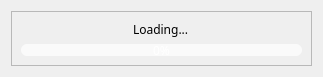
<?xml version="1.0" encoding="UTF-8"?>
<ui version="4.0">
 <class>Dialog</class>
 <widget class="QDialog" name="Dialog">
  <property name="geometry">
   <rect>
    <x>0</x>
    <y>0</y>
    <width>323</width>
    <height>73</height>
   </rect>
  </property>
  <property name="windowTitle">
   <string>Dialog</string>
  </property>
  <layout class="QHBoxLayout" name="horizontalLayout">
   <item>
    <widget class="QFrame" name="frame">
     <property name="font">
      <font>
       <family>Poppins Medium</family>
      </font>
     </property>
     <property name="frameShape">
      <enum>QFrame::StyledPanel</enum>
     </property>
     <property name="frameShadow">
      <enum>QFrame::Raised</enum>
     </property>
     <layout class="QVBoxLayout" name="verticalLayout">
      <item alignment="Qt::AlignHCenter|Qt::AlignTop">
       <widget class="QLabel" name="label">
        <property name="text">
         <string>Loading...</string>
        </property>
       </widget>
      </item>
      <item>
       <widget class="QProgressBar" name="progressBar">
        <property name="maximumSize">
         <size>
          <width>16777215</width>
          <height>12</height>
         </size>
        </property>
        <property name="styleSheet">
         <string notr="true">QProgressBar {
	background-color: rgba(255, 255, 255, 180);
	border:none;
	border-radius: 6px;
	text-align:center;
 	color:#fff;
}
QProgressBar::chunk {
  border-radius: 6px; 
	background-color: qlineargradient(spread:pad, x1:0, y1:0, x2:1, y2:0, stop:0 rgba(255, 170, 255, 255), stop:0.99866 rgba(85, 170, 255, 255));
}</string>
        </property>
        <property name="value">
         <number>0</number>
        </property>
       </widget>
      </item>
     </layout>
    </widget>
   </item>
  </layout>
 </widget>
 <resources/>
 <connections/>
</ui>
